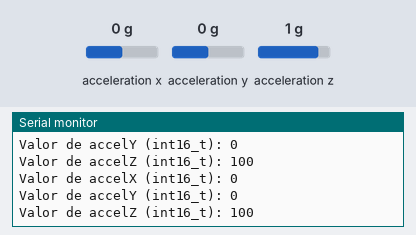
A sketch run on a simulated Arduino Nano 33 BLE. Parts: the last lines printed to the serial monitor. The inputs (shaded band) are chosen by the test bench; at power-on: acceleration x 0 g, acceleration y 0 g, acceleration z 1 g. Nothing arrives over Bluetooth unless stated; a phone connects over Bluetooth LE 3 s after start.

Above: at 3.9 s.
4.0 s: acceleration x set to -1.4 g
At 4.03 s:
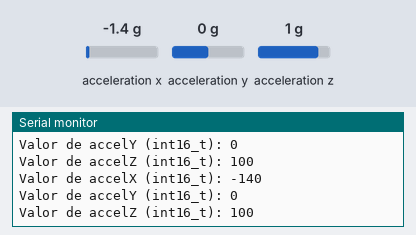
5.5 s: acceleration y set to -1.4 g
At 5.66 s:
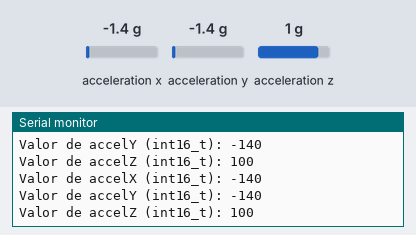
7.0 s: acceleration z set to -1.4 g
At 7.19 s:
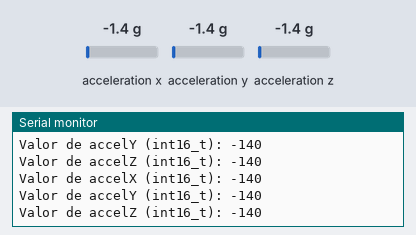

The sketch:

4_3.ino
```cpp
#include <ArduinoBLE.h>
#include <Arduino_LSM9DS1.h> // Biblioteca para el acelerómetro LSM9DS1 en Arduino Nano 33 BLE Sense

BLEService accelerometerService("19B10000-E8F2-537E-4F6C-D104768A1214"); // UUID del servicio
BLECharacteristic accelerometerCharacteristic("19B10001-E8F2-537E-4F6C-D104768A1214", BLERead | BLENotify, 6); // UUID de la característica para 3 ejes (cada eje es un int16_t)

void setup() {
  Serial.begin(9600);
  while (!Serial);

  // Inicializar BLE
  if (!BLE.begin()) {
    Serial.println("Failed to initialize BLE!");
    while (1);
  }

  // Inicializar el acelerómetro
  if (!IMU.begin()) {
    Serial.println("Failed to initialize IMU!");
    while (1);
  }

  // Configurar el servicio BLE
  BLE.setLocalName("Acelerómetro");
  BLE.setAdvertisedService(accelerometerService);
  accelerometerService.addCharacteristic(accelerometerCharacteristic);
  BLE.addService(accelerometerService);

  // Iniciar la publicidad BLE
  BLE.advertise();

  Serial.println("Esperando conexiones BLE...");
}

void loop() {
  // Esperar a que un dispositivo central se conecte
  BLEDevice central = BLE.central();

  if (central) {
    Serial.print("Conectado a: ");
    Serial.println(central.address());

    // Mantener la conexión mientras el dispositivo central esté conectado
    while (central.connected()) {
      // Leer los valores del acelerómetro
      if (IMU.accelerationAvailable()) {
        // Leer la aceleración en los tres ejes
        float x, y, z;
        IMU.readAcceleration(x, y, z);

        // Convertir los valores float a int16_t
        int16_t accelX = static_cast<int16_t>(x * 100); // Multiplicar por 100 para conservar dos decimales
        int16_t accelY = static_cast<int16_t>(y * 100);
        int16_t accelZ = static_cast<int16_t>(z * 100);

        // Imprimir los valores convertidos por Serial
        Serial.print("Valor de accelX (int16_t): ");
        Serial.println(accelX);
        Serial.print("Valor de accelY (int16_t): ");
        Serial.println(accelY);
        Serial.print("Valor de accelZ (int16_t): ");
        Serial.println(accelZ);

        // Crear un buffer para almacenar los valores de los tres ejes
        uint8_t buffer[6];
        memcpy(&buffer[0], &accelX, sizeof(accelX));
        memcpy(&buffer[2], &accelY, sizeof(accelY));
        memcpy(&buffer[4], &accelZ, sizeof(accelZ));

        // Escribir los datos en la característica BLE
        accelerometerCharacteristic.writeValue(buffer, sizeof(buffer));

        // Esperar un breve periodo antes de la próxima lectura
        delay(100);
      }
    }

    // Mostrar que el dispositivo central se ha desconectado
    Serial.print("Desconectado de: ");
    Serial.println(central.address());
  }
}
```

Measured:
- after the input at 4.0 s, the serial monitor: prints a new line at once (image 1)
- after the input at 5.5 s, the serial monitor: prints a new line after 0.05 s (image 2)
- after the input at 7.0 s, the serial monitor: prints a new line after 0.08 s (image 3)
